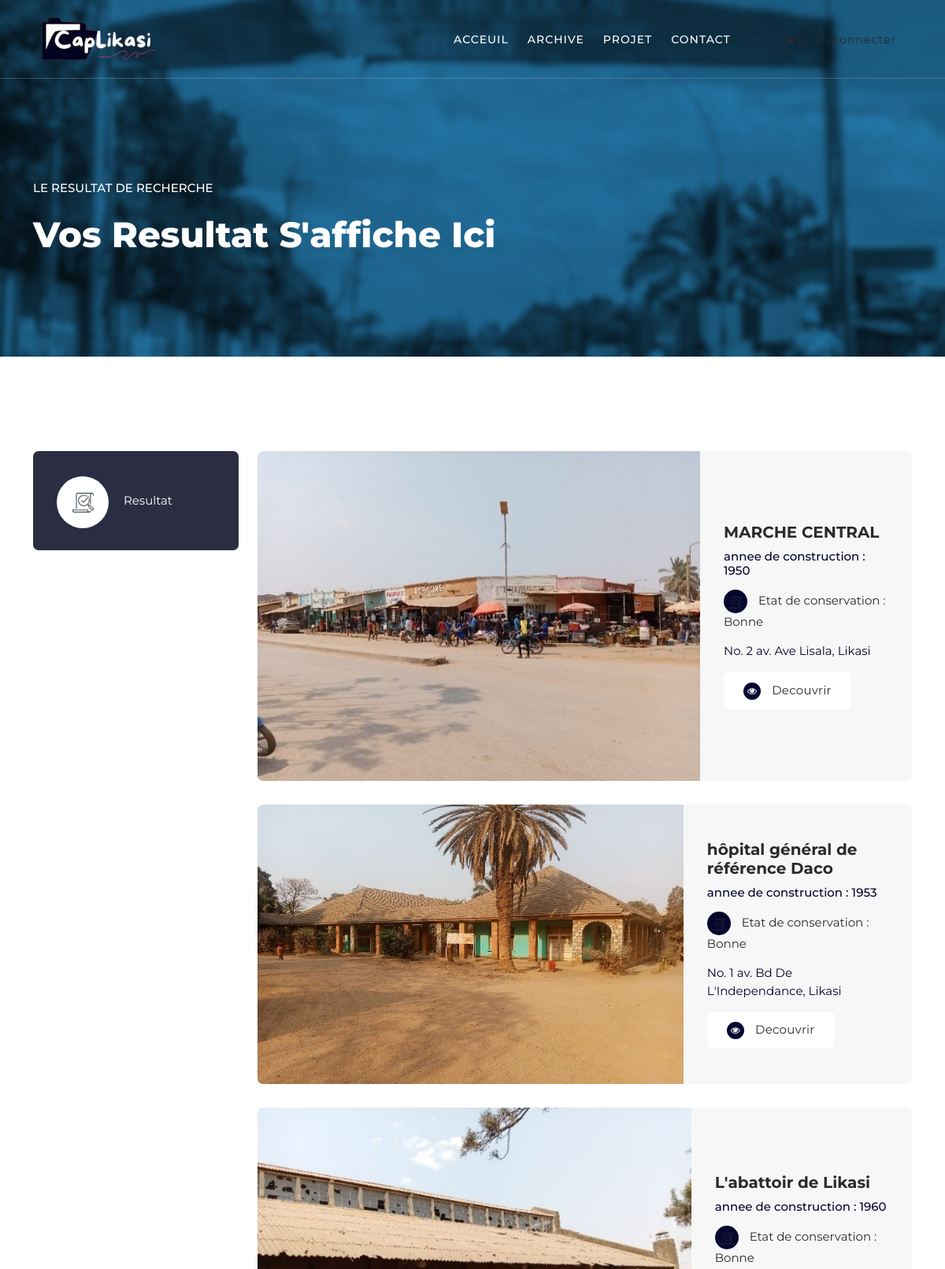
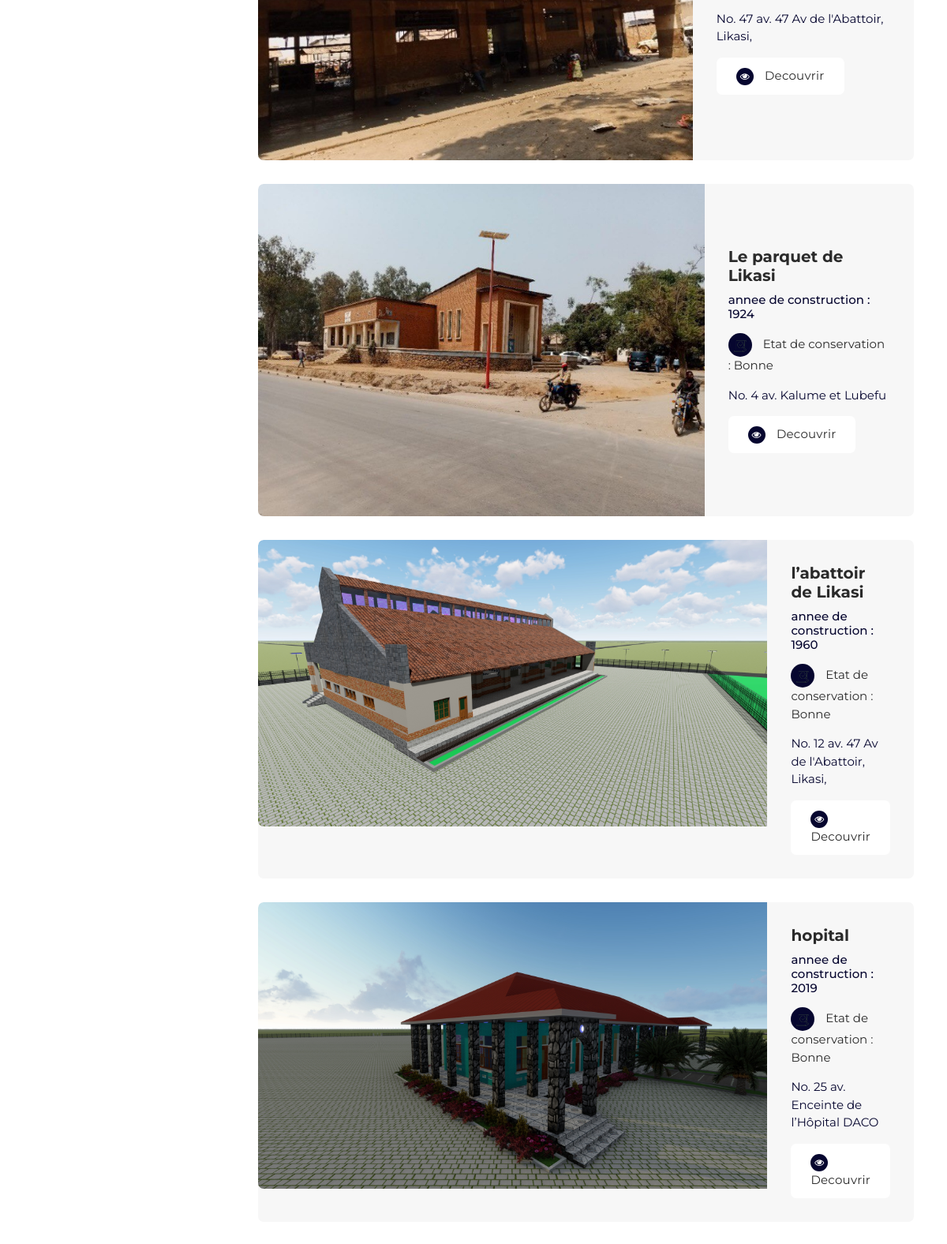
The app's page /resultat/recherche/ (signed in, upper part) with its own data (2 pictures, top to bottom).
### archive_app/models.py (models this page shows, shortened)
class Archive(models.Model):
    titre = models.CharField(max_length=100)
    date_creation = models.DateField(auto_now_add=True)
    archiviste = models.ForeignKey(Archivist, on_delete=models.CASCADE)
    historique = models.TextField(blank=True, null=True)
    patrimoine = models.OneToOneField(Patrimoine, on_delete=models.CASCADE)
    def get_absolute_url(self):
        return reverse("main_app:archive_detail", kwargs={"pk": self.pk})

class Patrimoine(models.Model):
    avenue = models.CharField(max_length=200)
    numero = models.IntegerField()
    commune = models.CharField(max_length=10, choices=COMMUNE_LIKASI)
    annee_construction = models.IntegerField(
        verbose_name="annee de construction", validators=[MinValueValidator(1700)], blank=True, null=True)
    architecte = models.CharField(max_length=100, blank=True, null=True)
    etat_conservation = models.CharField(max_length=15, choices=ETAT)
    affectation_actuel = models.CharField(max_length=200, blank=True, null=True )
    observation = models.CharField(max_length=200, default="aucunne obeservation", blank=True, null=True)
    type_construction = models.CharField(max_length=20, choices=TYPE_CONTRUCTION, blank=True, null=True)
    image = models.ImageField(upload_to="patrimoine/", blank=True, null=True)

### main_app/views.py (the view)
# urls.py: path('resultat/recherche/', recherche_archive, name='recherche_archive'),
@login_required(login_url='main_app:login_client')
def recherche_archive(request):
    TTC = "toutes les communes"
    TT = "Tout type"
    NC = "Nouvellement construit"
    AC = "Ancienement construit"
    commune = request.GET.get('commune')
    titre = request.GET.get('titre')
    type = request.GET.get('type')
    query_result = {}
    if type == TT and commune != TTC:
        query_patrimoine = Patrimoine.objects.filter(commune=commune)
    elif type == NC and commune != TTC:
        query_patrimoine = Patrimoine.objects.filter(commune=commune, annee_construction__gt=2020)
    elif type == AC and commune != TTC:
        query_patrimoine = Patrimoine.objects.filter(commune=commune, annee_construction__lte=2019)
    elif type == AC and commune == TTC:
        query_patrimoine = Patrimoine.objects.filter(annee_construction__lte=2019)
    elif type == NC and commune == TTC:
        query_patrimoine = Patrimoine.objects.filter(annee_construction__gt=2000)
    else:
        query_patrimoine = Patrimoine.objects.all()
    if titre:
        archives = Archive.objects.filter(titre__contains=titre)
    else:
        archives = Archive.objects.all()
    archives = archives.filter(patrimoine__in=query_patrimoine)
    return render(request, 'search_resultat.html', context={'archives': archives})

### main_app/templates/search_resultat.html (shortened to what this page needs)
{% extends 'base.html' %}
{% load static %}
{% block bannier %}
  <div class="page-heading">
    <div class="container">
      <div class="row">
        <div class="col-lg-8">
          <div class="top-text header-text">
            <h6>Le resultat de recherche </h6>
            <h2>Vos resultat s'affiche ici</h2>
          </div>
        </div>
      </div>
    </div>
  </div>
{% endblock %}
{% block main_content %}
    <div class="listing-page">
    <div class="container">
      <div class="row">
        <div class="col-lg-12">
          <div class="naccs">
            <div class="grid">
              <div class="row">
                <div class="col-lg-3">
                  <div class="menu">
                    <div class="first-thumb active">
                      <div class="thumb">
                        <span class="icon"><img src="{% static 'images/listing-icon-heading.png' %}" alt=""></span>
                        Resultat
                      </div>
                    </div>
                  </div>
                </div>
                <div class="col-lg-9">
                  <ul class="nacc">
                    {% if archives %}
                       {% for archive in archives %}
                        <li class="active">
                          <div>
                            <div class="col-lg-12">
                              <div class="owl-carousel owl-listing">
                                    {% include 'archive_card.html' %}
                              </div>
                            </div>
                          </div>
                        </li>
                      {% endfor %}
                    {% endif %}
                  </ul>
                </div>
              </div>
            </div>
          </div>
        </div>
      </div>
    </div>
  </div>
{% endblock %}

### templates/archive_card.html (shortened to what this page needs)
{% load static %}
<div class="item">
  <div class="row">
    <div class="col-lg-12">
      <div class="listing-item">
        <div class="left-image">
          <a href="#"><img src="{% if archive.patrimoine.image %}{{ archive.patrimoine.image.url }}{% else %}{% static 'images/no-image.jpg' %}{% endif %}" alt=""></a>
        </div>
        <div class="right-content align-self-center">
          <a href="{{ archive.get_absolute_url }}"><h4>{{ archive.titre }}</h4></a>
          <h6>annee de construction : {{ archive.patrimoine.annee_construction }}</h6>
          <span class="price"><div class="icon"><img src="{% static 'images/listing-icon-heading.png' %}" alt=""></div> Etat de conservation : {{ archive.patrimoine.etat_conservation }}</span>
          <span class="details">No. {{ archive.patrimoine.numero }} av. {{ archive.patrimoine.avenue }}</span>
          <div class="main-white-button">
            <a href="{{ archive.get_absolute_url }}"><i class="fa fa-eye"></i> Decouvrir</a>
          </div>
        </div>
      </div>
    </div>
  </div>
</div>

### records on screen
Archive: patrimoine.image (picture), titre "MARCHE CENTRAL", patrimoine.annee_construction "1950", patrimoine.etat_conservation "Bonne", patrimoine.numero "2", patrimoine.avenue "Ave Lisala, Likasi"
Archive: patrimoine.image (picture), titre "hôpital général de référence Daco", patrimoine.annee_construction "1953", patrimoine.etat_conservation "Bonne", patrimoine.numero "1", patrimoine.avenue "Bd De L'Independance, Likasi"
Archive: patrimoine.image (picture), titre "L'abattoir de Likasi", patrimoine.annee_construction "1960", patrimoine.etat_conservation "Bonne", patrimoine.numero "47", patrimoine.avenue "47 Av de l'Abattoir, Likasi,"
Archive: patrimoine.image (picture), titre "Le parquet de Likasi", patrimoine.annee_construction "1924", patrimoine.etat_conservation "Bonne", patrimoine.numero "4", patrimoine.avenue "Kalume et Lubefu"
Archive: patrimoine.image (picture), titre "l’abattoir de Likasi", patrimoine.annee_construction "1960", patrimoine.etat_conservation "Bonne", patrimoine.numero "12", patrimoine.avenue "47 Av de l'Abattoir, Likasi,"
Archive: patrimoine.image (picture), titre "hopital", patrimoine.annee_construction "2019", patrimoine.etat_conservation "Bonne", patrimoine.numero "25", patrimoine.avenue "Enceinte de l’Hôpital DACO"
